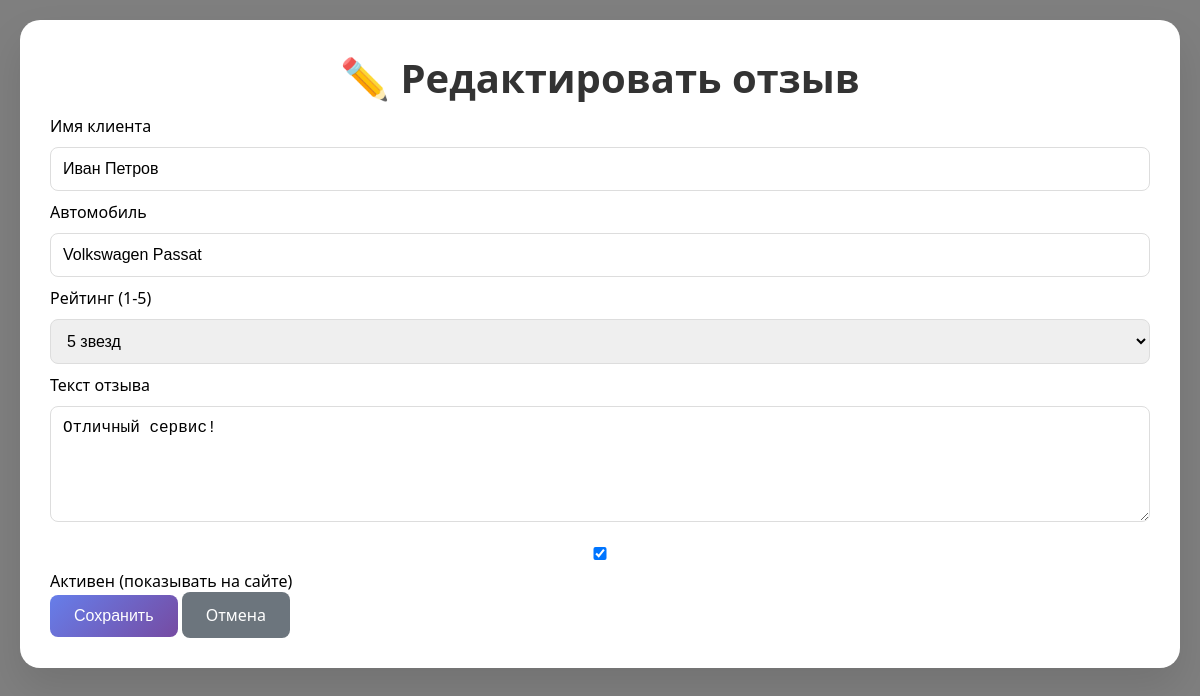
The app's page /admin/reviews/edit/1 (signed in) with its own data.
### app.py (models this page shows)
class Review(db.Model):
    id = db.Column(db.Integer, primary_key=True)
    name = db.Column(db.String(100), nullable=False)
    car = db.Column(db.String(100), nullable=False)
    rating = db.Column(db.Integer, nullable=False)
    text = db.Column(db.Text, nullable=False)
    date = db.Column(db.String(20), default=datetime.now().strftime('%Y-%m-%d'))
    is_active = db.Column(db.Boolean, default=True)

### app.py (the view, shortened to what this page needs)
@app.route('/admin/reviews/edit/<int:id>', methods=['GET', 'POST'])
@login_required
def admin_review_edit(id):
    review = Review.query.get_or_404(id)
    return render_template('admin/review_form.html', review=review)

### app.py (called while the page is built)
def login_required(f):
    @wraps(f)
    def decorated(*args, **kwargs):
        if not session.get('admin_logged_in'):
            return redirect(url_for('admin_login'))
        return f(*args, **kwargs)
    return decorated

### templates/admin/review_form.html (shortened to what this page needs)
<!DOCTYPE html>
<html lang="ru">
<head>
    <link rel="stylesheet" href="/static/style.css">
</head>
<body>
    <div class="admin-container">
        <h1>{% if review %}✏️ Редактировать{% else %}➕ Добавить{% endif %} отзыв</h1>
        <form method="POST">
            <div class="form-group">
                <label>Имя клиента</label>
                <input type="text" name="name" value="{{ review.name if review else '' }}" required>
            </div>
            <div class="form-group">
                <label>Автомобиль</label>
                <input type="text" name="car" value="{{ review.car if review else '' }}" placeholder="Volkswagen Passat" required>
            </div>
            <div class="form-group">
                <label>Рейтинг (1-5)</label>
                <select name="rating" required>
                    {% for i in range(1, 6) %}
                    <option value="{{ i }}" {% if review and review.rating == i %}selected{% endif %}>
                        {{ i }} звезд
                    </option>
                    {% endfor %}
                </select>
            </div>
            <div class="form-group">
                <label>Текст отзыва</label>
                <textarea name="text" rows="5" required>{{ review.text if review else '' }}</textarea>
            </div>
            <div class="form-group">
                <label>
                    <input type="checkbox" name="is_active" {% if not review or review.is_active %}checked{% endif %}>
                    Активен (показывать на сайте)
                </label>
            </div>
            <button type="submit">Сохранить</button>
            <a href="/admin/reviews" class="btn-back">Отмена</a>
        </form>
    </div>
</body>
</html>

### static/style.css (style rules this page uses)
* { margin: 0; padding: 0; box-sizing: border-box; }
body { font-family: 'Segoe UI', Tahoma, Geneva, Verdana, sans-serif; background-image: url('/static/background.jpg'); background-size: cover; background-position: center; background-attachment: fixed; background-repeat: no-repeat; min-height: 100vh; padding: 20px; }
body::before { content: ''; position: fixed; top: 0; left: 0; width: 100%; height: 100%; background: rgba(0, 0, 0, 0.5); z-index: -1; }
h1 { text-align: center; color: #333; font-size: 2.5em; margin-bottom: 10px; }
.admin-container { max-width: 1200px; margin: 0 auto; background: white; border-radius: 20px; padding: 30px; box-shadow: 0 20px 40px rgba(0,0,0,0.1); }
.admin-menu a, .btn-add, .btn-back { display: inline-block; padding: 12px 24px; background: linear-gradient(135deg, #667eea, #764ba2); color: white; text-decoration: none; border-radius: 8px; transition: transform 0.2s; }
.btn-back { background: #6c757d; }
input, textarea, select { width: 100%; padding: 12px; margin: 10px 0; border: 1px solid #ddd; border-radius: 8px; font-size: 16px; }
button { padding: 12px 24px; background: linear-gradient(135deg, #667eea, #764ba2); color: white; border: none; border-radius: 8px; cursor: pointer; font-size: 16px; transition: transform 0.2s; }

### records on screen
Review: name "Иван Петров", car "Volkswagen Passat", rating "5 звезд", text "Отличный сервис!", is_active "☑"
